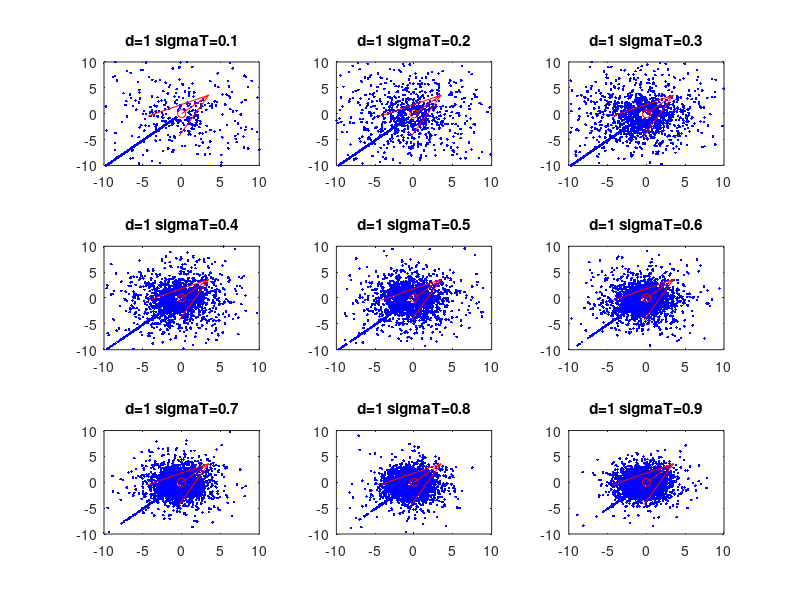

This figure's MATLAB source:
clear
close all


figure;
sigmaT_list = [0.1:0.1:0.9];
% sigmaT_list = [1:0.5:5];

for index = 1:length(sigmaT_list)
    
    sigmaT = sigmaT_list(index)
    
    d = 1;

    x(1,:) = [0,0];
    w(1,:) = [cos(0.8),sin(0.8)];

    for samples = 1: 5000

        pathDepth = 1;
        t = 0;
        while(t<d)
            t = -log(rand)/sigmaT;
            theta = 2*pi*rand;
            w(pathDepth+1,:) = [cos(theta),sin(theta)];
            x(pathDepth+1,:) = x(pathDepth,:) - t * w(pathDepth,:);
            pathDepth = pathDepth+1;
        end
        y(samples,:) = x(end,:); % save final position of each path
        x(2:end,:) = [];
        w(2:end,:) = [];
    end

    subplot(3,3,index);  
    plot(y(:,1),y(:,2),'b.');hold on
    plot(x(1,1),x(1,2),'ro');
    quiver(x(1,1),x(1,2),w(1,1),w(1,2),5,'r','MaxHeadSize',1);hold off
    axis([-10 10 -10 10])
    title(['d=' num2str(d) ' sigmaT=' num2str(sigmaT)])
    

end